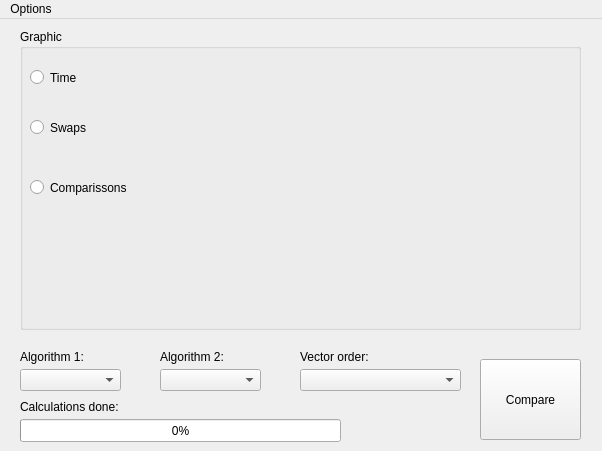
<?xml version="1.0" encoding="UTF-8"?>
<ui version="4.0">
 <class>MainWindow</class>
 <widget class="QMainWindow" name="MainWindow">
  <property name="enabled">
   <bool>true</bool>
  </property>
  <property name="geometry">
   <rect>
    <x>0</x>
    <y>0</y>
    <width>602</width>
    <height>451</height>
   </rect>
  </property>
  <property name="minimumSize">
   <size>
    <width>602</width>
    <height>451</height>
   </size>
  </property>
  <property name="maximumSize">
   <size>
    <width>602</width>
    <height>451</height>
   </size>
  </property>
  <property name="windowTitle">
   <string>MainWindow</string>
  </property>
  <widget class="QWidget" name="centralWidget">
   <widget class="QLabel" name="alg1Label">
    <property name="geometry">
     <rect>
      <x>20</x>
      <y>330</y>
      <width>121</width>
      <height>16</height>
     </rect>
    </property>
    <property name="text">
     <string>Algorithm 1:</string>
    </property>
   </widget>
   <widget class="QLabel" name="alg2Label">
    <property name="geometry">
     <rect>
      <x>160</x>
      <y>330</y>
      <width>121</width>
      <height>16</height>
     </rect>
    </property>
    <property name="text">
     <string>Algorithm 2:</string>
    </property>
   </widget>
   <widget class="QPushButton" name="compareBtn">
    <property name="geometry">
     <rect>
      <x>480</x>
      <y>340</y>
      <width>101</width>
      <height>81</height>
     </rect>
    </property>
    <property name="toolTip">
     <string>Comparar algoritmos selecionados</string>
    </property>
    <property name="text">
     <string>Compare</string>
    </property>
   </widget>
   <widget class="QComboBox" name="vectorList">
    <property name="geometry">
     <rect>
      <x>300</x>
      <y>350</y>
      <width>161</width>
      <height>22</height>
     </rect>
    </property>
    <property name="toolTip">
     <string>Ordenação do vetor a ser ordenado</string>
    </property>
    <property name="currentIndex">
     <number>-1</number>
    </property>
    <property name="maxVisibleItems">
     <number>3</number>
    </property>
   </widget>
   <widget class="QLabel" name="vectorLabel">
    <property name="geometry">
     <rect>
      <x>300</x>
      <y>330</y>
      <width>121</width>
      <height>16</height>
     </rect>
    </property>
    <property name="text">
     <string>Vector order:</string>
    </property>
   </widget>
   <widget class="QGroupBox" name="graphicGroup">
    <property name="geometry">
     <rect>
      <x>20</x>
      <y>10</y>
      <width>561</width>
      <height>301</height>
     </rect>
    </property>
    <property name="toolTip">
     <string/>
    </property>
    <property name="title">
     <string>Graphic</string>
    </property>
    <widget class="QRadioButton" name="timeRBtn">
     <property name="geometry">
      <rect>
       <x>10</x>
       <y>40</y>
       <width>82</width>
       <height>17</height>
      </rect>
     </property>
     <property name="text">
      <string>Time</string>
     </property>
     <property name="checkable">
      <bool>true</bool>
     </property>
     <property name="checked">
      <bool>false</bool>
     </property>
    </widget>
    <widget class="QRadioButton" name="swapsRBtn">
     <property name="geometry">
      <rect>
       <x>10</x>
       <y>90</y>
       <width>82</width>
       <height>17</height>
      </rect>
     </property>
     <property name="text">
      <string>Swaps</string>
     </property>
    </widget>
    <widget class="QRadioButton" name="compareRBtn">
     <property name="geometry">
      <rect>
       <x>10</x>
       <y>150</y>
       <width>121</width>
       <height>17</height>
      </rect>
     </property>
     <property name="text">
      <string>Comparissons</string>
     </property>
    </widget>
    <widget class="QCustomPlot" name="graphic" native="true">
     <property name="geometry">
      <rect>
       <x>150</x>
       <y>30</y>
       <width>401</width>
       <height>261</height>
      </rect>
     </property>
    </widget>
   </widget>
   <widget class="QComboBox" name="algList1">
    <property name="geometry">
     <rect>
      <x>20</x>
      <y>350</y>
      <width>101</width>
      <height>22</height>
     </rect>
    </property>
    <property name="toolTip">
     <string>Algoritmo 1 a ser comparado</string>
    </property>
    <item>
     <property name="text">
      <string/>
     </property>
    </item>
   </widget>
   <widget class="QProgressBar" name="progressBar">
    <property name="geometry">
     <rect>
      <x>20</x>
      <y>400</y>
      <width>321</width>
      <height>23</height>
     </rect>
    </property>
    <property name="value">
     <number>0</number>
    </property>
    <property name="textVisible">
     <bool>true</bool>
    </property>
    <property name="invertedAppearance">
     <bool>false</bool>
    </property>
    <property name="textDirection">
     <enum>QProgressBar::TopToBottom</enum>
    </property>
   </widget>
   <widget class="QLabel" name="calcLabel">
    <property name="geometry">
     <rect>
      <x>20</x>
      <y>380</y>
      <width>181</width>
      <height>16</height>
     </rect>
    </property>
    <property name="text">
     <string>Calculations done:</string>
    </property>
   </widget>
   <widget class="QComboBox" name="algList2">
    <property name="geometry">
     <rect>
      <x>160</x>
      <y>350</y>
      <width>101</width>
      <height>22</height>
     </rect>
    </property>
    <property name="toolTip">
     <string>Algoritmo 1 a ser comparado</string>
    </property>
    <item>
     <property name="text">
      <string/>
     </property>
    </item>
   </widget>
   <zorder>graphicGroup</zorder>
   <zorder>alg1Label</zorder>
   <zorder>alg2Label</zorder>
   <zorder>compareBtn</zorder>
   <zorder>vectorList</zorder>
   <zorder>vectorLabel</zorder>
   <zorder>algList1</zorder>
   <zorder>progressBar</zorder>
   <zorder>calcLabel</zorder>
   <zorder>algList2</zorder>
  </widget>
  <widget class="QMenuBar" name="menuBar">
   <property name="geometry">
    <rect>
     <x>0</x>
     <y>0</y>
     <width>602</width>
     <height>22</height>
    </rect>
   </property>
   <widget class="QMenu" name="menuOptions">
    <property name="title">
     <string>Options</string>
    </property>
    <addaction name="clearPlot"/>
    <addaction name="saveastxt"/>
    <addaction name="about_2"/>
    <addaction name="exitAction_2"/>
   </widget>
   <addaction name="menuOptions"/>
  </widget>
  <action name="exitAction">
   <property name="checkable">
    <bool>false</bool>
   </property>
   <property name="text">
    <string>Quit</string>
   </property>
   <property name="shortcut">
    <string>Ctrl+Q</string>
   </property>
  </action>
  <action name="clearPlot">
   <property name="text">
    <string>Limpar Gráfico</string>
   </property>
   <property name="shortcut">
    <string>Ctrl+L</string>
   </property>
   <property name="shortcutContext">
    <enum>Qt::WidgetShortcut</enum>
   </property>
  </action>
  <action name="saveastxt">
   <property name="text">
    <string>Salvar em Texto...</string>
   </property>
   <property name="shortcut">
    <string>Ctrl+S</string>
   </property>
  </action>
  <action name="exitAction_2">
   <property name="text">
    <string>Sair</string>
   </property>
   <property name="shortcut">
    <string>Ctrl+Q</string>
   </property>
  </action>
  <action name="especs">
   <property name="text">
    <string>Especificações</string>
   </property>
   <property name="shortcut">
    <string>Ctrl+T</string>
   </property>
  </action>
  <action name="let_esp">
   <property name="text">
    <string>LET Especial #0</string>
   </property>
   <property name="shortcut">
    <string>Ctrl+O</string>
   </property>
  </action>
  <action name="about_2">
   <property name="text">
    <string>Sobre...</string>
   </property>
   <property name="shortcut">
    <string>Ctrl+O</string>
   </property>
  </action>
 </widget>
 <layoutdefault spacing="6" margin="11"/>
 <customwidgets>
  <customwidget>
   <class>QCustomPlot</class>
   <extends>QWidget</extends>
   <header location="global">qcustomplot.h</header>
   <container>1</container>
  </customwidget>
 </customwidgets>
 <resources/>
 <connections/>
</ui>
